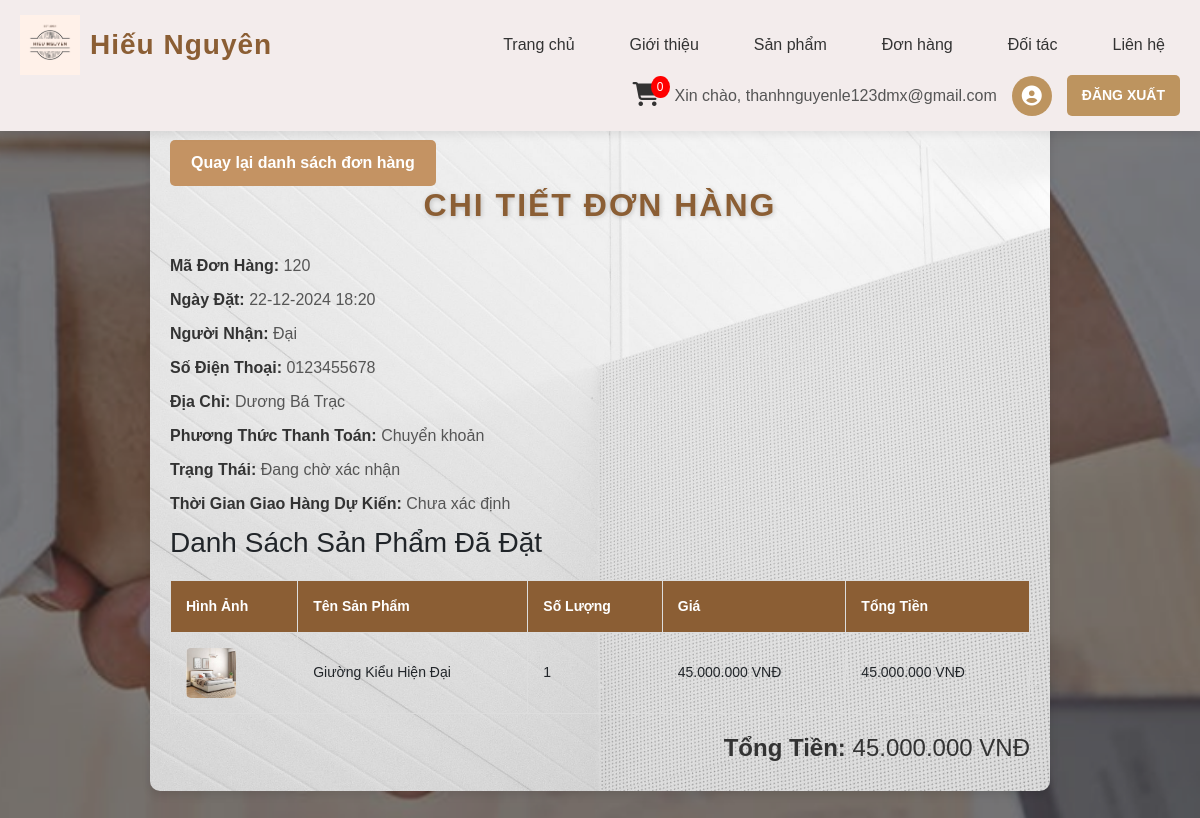
/frontend/pages/view_orders.php?order_id=120 (signed in), run on the app's committed database.
### tables this page shows
CREATE TABLE `orders` (
  `order_id` int(11) NOT NULL,
  `user_id` int(11) NOT NULL,
  `order_date` datetime NOT NULL,
  `name` varchar(255) NOT NULL,
  `phone` varchar(20) NOT NULL,
  `address` text NOT NULL,
  `payment_method` enum('cash','bank') NOT NULL,
  `order_status` varchar(50) NOT NULL DEFAULT 'pending',
  `status` varchar(50) NOT NULL DEFAULT 'awaiting confirmation',
  `estimated_delivery_date` date DEFAULT NULL,
  `total_price` decimal(10,2) NOT NULL DEFAULT 0.00
);

CREATE TABLE `order_details` (
  `detail_id` int(11) NOT NULL,
  `order_id` int(11) NOT NULL,
  `product_id` int(11) NOT NULL,
  `quantity` int(11) NOT NULL,
  `price` decimal(10,2) NOT NULL
);

CREATE TABLE `products` (
  `id` int(11) NOT NULL,
  `name` varchar(255) NOT NULL,
  `category_slug` varchar(255) DEFAULT NULL,
  `price` decimal(10,2) NOT NULL,
  `image` varchar(255) DEFAULT NULL,
  `description` text DEFAULT NULL
);

### frontend/pages/view_orders.php (the view, shortened to what this page needs)
<?php
include '../includes/header.php';
include '../../backend/db_connect.php';
$order_id = isset($_GET['order_id']) ? $_GET['order_id'] : 0;
$sql = "SELECT o.order_id, o.order_date, o.name, o.phone, o.address, o.payment_method, o.total_price, o.status, o.estimated_delivery_date
        FROM orders o
        WHERE o.order_id = ? AND o.user_id = ?";
$stmt = $conn->prepare($sql);
$stmt->bind_param("ii", $order_id, $_SESSION['ma_khach_hang']);
$stmt->execute();
$order_result = $stmt->get_result();
if ($order_result->num_rows > 0) {
    $order = $order_result->fetch_assoc();
    $sql_details = "SELECT od.quantity, p.name AS product_name, od.price, (od.quantity * od.price) AS total_price, p.image
                    FROM order_details od
                    JOIN products p ON od.product_id = p.id
                    WHERE od.order_id = ?";
    $stmt_details = $conn->prepare($sql_details);
    $stmt_details->bind_param("i", $order_id);
    $stmt_details->execute();
    $details_result = $stmt_details->get_result();
} else {
    echo "<script>alert('Đơn hàng không tồn tại hoặc bạn không có quyền truy cập.');</script>";
    echo "<script>window.location.href = 'order_details.php';</script>";
    exit();
}
?>
<!DOCTYPE html>
<html lang="vi">
<head>
    <link rel="stylesheet" href="../css/view_orders.css">
</head>
<body>
    <div class="order-details-container">
        <a href="order_details.php" class="btn">Quay lại danh sách đơn hàng</a>
        <h2>Chi Tiết Đơn Hàng</h2>
        <div class="order-info">
            <p><strong>Mã Đơn Hàng:</strong> <?php echo $order['order_id']; ?></p>
            <p><strong>Ngày Đặt:</strong> <?php echo date('d-m-Y H:i', strtotime($order['order_date'])); ?></p>
            <p><strong>Người Nhận:</strong> <?php echo $order['name']; ?></p>
            <p><strong>Số Điện Thoại:</strong> <?php echo $order['phone']; ?></p>
            <p><strong>Địa Chỉ:</strong> <?php echo $order['address']; ?></p>
            <p><strong>Phương Thức Thanh Toán:</strong>
                <?php
                if ($order['payment_method'] === 'bank') {
                    echo "Chuyển khoản";
                } elseif ($order['payment_method'] === 'cash') {
                    echo "Thanh toán khi nhận hàng";
                }
                ?>
            </p>
            <p><strong>Trạng Thái:</strong>
                <?php
                echo $order['status'] === 'awaiting confirmation'
                    ? "Đang chờ xác nhận"
                    : "Đang giao hàng";
                ?>
            </p>
            <p><strong>Thời Gian Giao Hàng Dự Kiến:</strong>
                <?php
                echo !empty($order['estimated_delivery_date'])
                    ? date('d-m-Y', strtotime($order['estimated_delivery_date']))
                    : "Chưa xác định";
                ?>
            </p>
        </div>
        <h3>Danh Sách Sản Phẩm Đã Đặt</h3>
        <?php if ($details_result->num_rows > 0): ?>
            <table class="order-details-table">
                <thead>
                    <tr>
                        <th>Hình Ảnh</th>
                        <th>Tên Sản Phẩm</th>
                        <th>Số Lượng</th>
                        <th>Giá</th>
                        <th>Tổng Tiền</th>
                    </tr>
                </thead>
                <tbody>
                    <?php
                    $total_order = 0;
                    while ($detail = $details_result->fetch_assoc()):
                        $total_order += $detail['total_price'];
                    ?>
                        <tr>
                            <td>
                                <img src="<?php echo $detail['image']; ?>" alt="<?php echo $detail['product_name']; ?>" width="50" height="50">
                            </td>
                            <td><?php echo $detail['product_name']; ?></td>
                            <td><?php echo $detail['quantity']; ?></td>
                            <td><?php echo number_format($detail['price'], 0, ',', '.'); ?> VNĐ</td>
                            <td><?php echo number_format($detail['total_price'], 0, ',', '.'); ?> VNĐ</td>
                        </tr>
                    <?php endwhile; ?>
                </tbody>
            </table>
            <div class="total-price">
                <h4><strong>Tổng Tiền:</strong> <?php echo number_format($total_order, 0, ',', '.'); ?> VNĐ</h4>
            </div>
        <?php else: ?>
            <p>Không có sản phẩm trong đơn hàng này.</p>
        <?php endif; ?>
    </div>
</body>
</html>

### frontend/css/view_orders.css (style rules this page uses)
* { margin: 0; padding: 0; box-sizing: border-box; }
body { margin: 0; padding: 0; font-family: Arial, sans-serif; background: url('../../public/images/AnhCat/banner-doi-tac.png') no-repeat center center/cover; padding-top: 120px; }
.order-details-container { width: 75%; max-width: 1000px; margin: 0 auto; background: url('../../public/images/AnhCat/nen_admin.jpg') no-repeat center center/cover; padding: 20px; border-radius: 10px; box-shadow: 0 4px 8px rgba(0, 0, 0, 0.1); margin-bottom: 40px; }
.order-details-container h2 { text-align: center; font-size: 32px; color: #8b5e34; font-weight: bold; text-transform: uppercase; margin-bottom: 30px; position: relative; letter-spacing: 2px; text-shadow: 1px 1px 5px rgba(0, 0, 0, 0.2); }
.order-info p { font-size: 16px; color: #555; margin-bottom: 10px; }
.order-info strong { font-weight: bold; color: #333; }
.order-details-table { width: 100%; border-collapse: collapse; margin-top: 20px; }
.order-details-table th, .order-details-table td { padding: 15px; text-align: left; border: 1px solid #ddd; font-size: 14px; }
.order-details-table th { background-color: #8b5e34; color: #fff; font-weight: bold; }
.order-details-table td img { border-radius: 5px; }
.total-price { text-align: right; font-size: 20px; font-weight: bold; color: #333; margin-top: 20px; }
.btn { display: inline-block; padding: 10px 20px; background-color: #c49363; color: #fff; text-decoration: none; border-radius: 5px; font-weight: bold; transition: all 0.3s; }

### data on the page
orders: order_id "120", order_date "22-12-2024 18:20", name "Đại", phone "0123455678", address "Dương Bá Trạc"
order_details: product.image (picture), product.name "Giường Kiểu Hiện Đại", quantity "1", price "45.000.000", total_price "45.000.000"

### other printed values
$_SESSION['email'] "thanhnguyenle123dmx@gmail.com"
$total_order "45.000.000"
